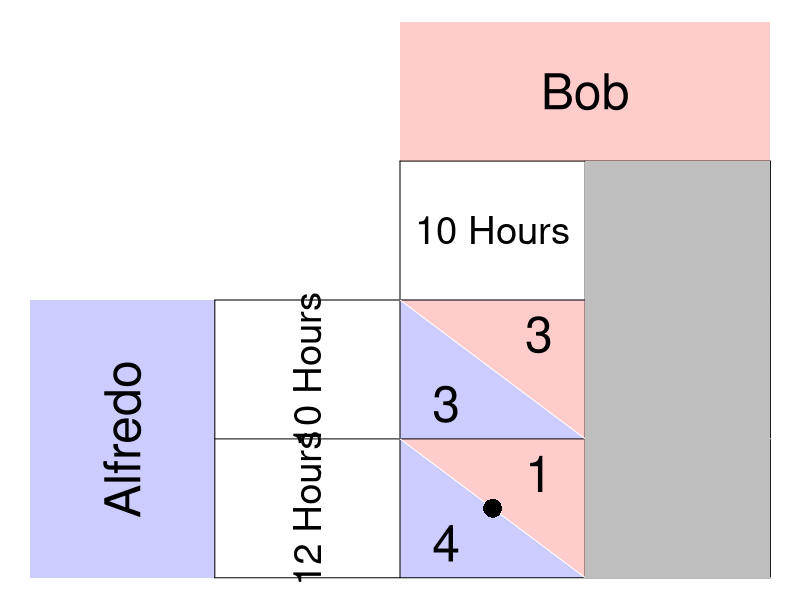

The R source for this figure:
require(ggplot2)
require(shape)
pdf(file = "society/matrix_fishermen_bestresponse_step1.pdf", width = 9, height = 7)

par(mar =  c(0, 0, 0, 0))
xlims <- c(0, 8)
ylims <- c(0, 8)

#TextSizes
PlayerSize <- 3
StratSize <- 2.3
PayoffSize <- 3
p1fadelevel <- 0.2
p2fadelevel <- 0.2

#Payoffs are listed as c("NW", "SW", "NE", "SE")

#Considerations for Player 1
P1Name <- c("Alfredo")
P1Strat <- c("10 Hours", "12 Hours")
P1Payoffs <- c("3", "4", "1", "2")
P1BR1 <- c("SW") #Must be NW or SW - the BR prints accordingly. 
P1BR2 <- c("SE") #Must be NE or SE - the BR prints accordingly. 
P1bestsize <- 2.5 #Adjusts size of point indicating best response of P1
#NW = (5, 3); SW = (5,1); NE = (7, 3); SE = (7, 1)

#Considerations for Player 2
P2Name <- c("Bob")
P2Strat <- c("10 Hours", "12 Hours")
P2Payoffs <- c("3", "1", "4", "2")
P2BR1 <- c("NE") #Must be NW or SW - the BR prints accordingly. 
P2BR2 <- c("SE") #Must be NE or SE - the BR prints accordingly. 
P2bestsize <- 4 #Adjusts size of circle indicating best response of P1

plot(0, 0, xlim = xlims, ylim = ylims, type = "n",
     xlab = expression(""),
     ylab = expression(""),
     xaxt = "n", 
     yaxt = "n", 
     cex.lab = 2, 
     bty = "n")



#Color and label for Player 1 and their strategies
polygon(c(0,0,2,2,0), c(0,4,4,0,0), col=rgb(0, 0, 1, p1fadelevel), density=NULL, border = NA)
text(1, 2, P1Name[1], srt = 90, cex = PlayerSize)

text(3, 3, P1Strat[1], cex = StratSize, srt = 90)
text(3, 1, P1Strat[2], cex = StratSize, srt = 90)


#Color and label for Player 2
polygon(c(4,4,8,8,4), c(8,6,6,8,8), col=rgb(1, 0, 0, p2fadelevel), density=NULL, border = NA)
text(6, 7, P2Name[1], cex = PlayerSize)

text(5, 5, P2Strat[1], cex = StratSize)
text(7, 5, P2Strat[2], cex = StratSize)

#NorthWest cell 
#P1
polygon(c(4,4,6,4), c(4,2,2,4), col=rgb(0, 0, 1, p1fadelevel), density=NULL, border = NA)
#P2
polygon(c(4,6,6,4), c(4,4,2,4), col=rgb(1, 0, 0, p2fadelevel), density=NULL, border = NA)

#P1
text(4.5, 2.5, P1Payoffs[1], cex = PayoffSize)
#P2
text(5.5, 3.5, P2Payoffs[1], cex = PayoffSize)

#SouthWest cell  
#P1
polygon(c(4,4,6,4), c(2,0,0,2), col=rgb(0, 0, 1, p1fadelevel), density=NULL, border = NA)
#P2
polygon(c(4,6,6,4), c(2,2,0,2), col=rgb(1, 0, 0, p2fadelevel), density=NULL, border = NA)

#P1
text(4.5, 0.5, P1Payoffs[2], cex = PayoffSize)
#P2
text(5.5, 1.5, P2Payoffs[2], cex = PayoffSize)


#NorthEast cell 
#P1
polygon(c(6,6,8,6), c(4,2,2,4), col=rgb(0, 0, 1, p1fadelevel), density=NULL, border = NA)
#P2
polygon(c(6,8,8,6), c(4,4,2,4), col=rgb(1, 0, 0, p2fadelevel), density=NULL, border = NA)
#P1
text(6.5, 2.5, P1Payoffs[3], cex = PayoffSize)
#P2
text(7.5, 3.5, P2Payoffs[3], cex = PayoffSize)

#SouthEast cell 
#P1
polygon(c(6,6,8,6), c(2,0,0,2), col=rgb(0, 0, 1, p1fadelevel), density=NULL, border = NA)
#P2
polygon(c(6,8,8,6), c(2,2,0,2), col=rgb(1, 0, 0, p2fadelevel), density=NULL, border = NA)
#P1
text(6.5, 0.5, P1Payoffs[4], cex = PayoffSize)
#P2
text(7.5, 1.5, P2Payoffs[4], cex = PayoffSize)


#Lines for the Table
segments(8, 0, 8, 6, lty = 1, col = "black")
segments(4, 6, 8, 6, lty = 1, col = "black")
segments(2, 0, 2, 4, lty = 1, col = "black")
segments(2, 0, 8, 0, lty = 1, col = "black")
segments(2, 4, 8, 4, lty = 1, col = "black")
segments(4, 0, 4, 6, lty = 1, col = "black")
segments(2, 2, 8, 2, lty = 1, col = "black")
segments(6, 0, 6, 6, lty = 1, col = "black")

#Diagonals
#NW
segments(4, 4, 6, 2, lty = 1, col = "white")
#NE
segments(6, 4, 8, 2, lty = 1, col = "white")
#SW
segments(4, 2, 6, 0, lty = 1, col = "white")
#Se
segments(6, 2, 8, 0, lty = 1, col = "white")


#Best responses 
#P1 
if (P1BR1[1] == "NW"){
  points(5, 3, pch = 16, col = "black", cex = P1bestsize)
} else{points(5, 1, pch = 16, col = "black", cex = P1bestsize)
}

if (P1BR2[1] == "NE"){
  points(7, 3, pch = 16, col = "black", cex = P1bestsize)
} else{points(7, 1, pch = 16, col = "black", cex = P1bestsize)
}


#P2
# if (P2BR1[1] == "NW"){
#   points(5, 3, pch = 1, col = "black", cex = P2bestsize)
# } else{points(7, 3, pch = 1, col = "black", cex = P2bestsize)
# }
# 
# if (P2BR2[1] == "SW"){
#   points(5, 1, pch = 1, col = "black", cex = P2bestsize)
# } else{points(7, 1, pch = 1, col = "black", cex = P2bestsize)
# }


#Step 1 Polygon:
polygon(c(6,8,8,6,6), c(0,0,6,6,0), col= "gray", density=NULL, border = NA)

dev.off()
